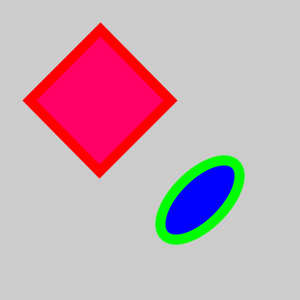
Frame 1 (no input)
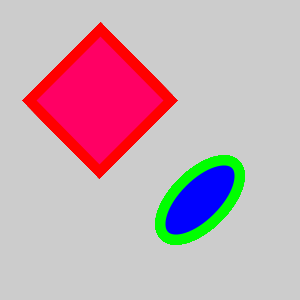
Frame 60 (the mouse pressed at the canvas centre just before this capture)
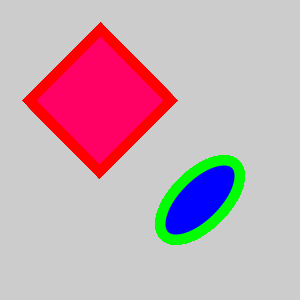
Frame 120 (the mouse held since frame 60 and released just before this capture)

The Processing sketch that drew these frames (run headless with seeded random() and noise(); from frame 60 on, the mouse is pressed at the canvas centre):

// Processing sketch: crooked_shapes
// ── crooked_shapes.pde
void setup() {
  size(300, 300);
}

void draw() {
  // Circle
  pushMatrix();
  translate(200, 200);
  rotate(-PI/4);
  fill(0, 0, 255);
  stroke(0, 255, 0);
  strokeWeight(10);
  ellipse(0, 0, 100, 50);
  popMatrix();
  
  // Square
  translate(100, 100);
  rotate(PI/4);
  fill(255, 0, 100);
  stroke(255, 0, 0);
  strokeWeight(10);
  rect(-50, -50, 100, 100);
}
